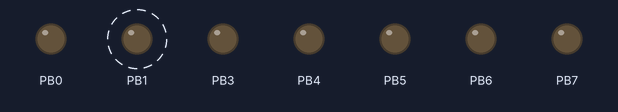
A program run on a simulated ATmega328P, built with avr-gcc and emulated at 16 MHz. Parts: output pins drawn as LEDs (lit = HIGH). Dashed ring = blinking. Pins used as bus, display or sensor lines are not drawn.

Above: at 0.03 s.
Timing chart, 0 to 3.0 s (numbered marks = the images above):
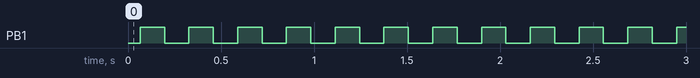

Measured:
- by itself, PB1: alternates HIGH for 0.13 s and LOW for 0.13 s

The program:

FastPWM_Test.c
```c
/*
 * FastPWM_Test.c
 *
 * Created: 2015/04/21 12:52:41
 *  Author: gizmo
 */

#include <avr/io.h>
#include <avr/interrupt.h>
#include <stdint.h>

#define F_CPU	16000000UL
#include <util/delay.h>

/*
void timer1_init_FastPWM(uint16_t cycle, uint16_t duty)
{
	// Output Compare Register
	OCR1A = cycle;
	OCR1B = duty;

	// Initialize Counter
	TCNT1 = 0;

	// Fast PWM Mode, TOP = OCR1A
	TCCR1B |= (1 << WGM13) | (1 << WGM12);
	TCCR1A |= (1 << WGM11) | (1 << WGM10);


	// Compare Output OC1A, OC1B
	TCCR1A |= (0 << COM1A1) | (1 << COM1A0);
	TCCR1A |= (1 << COM1B1) | (0 << COM1B0);


	// Timer1 Start, Set No Prescaling
	TCCR1B |= (1 << CS10);
}
*/

void timer1_init_Freq_Phase_Correct_PWM(uint16_t cycle, uint16_t duty, uint16_t prescaler)
{
	// Output Compare Register
	OCR1A = cycle;
	OCR1B = duty;

	// Initialize Counter
	TCNT1 = 0;

	// Phase and Frequency Correct PWM Mode, TOP = OCR1A
	TCCR1B |= (1 << WGM13) | (0 << WGM12);
	TCCR1A |= (0 << WGM11) | (1 << WGM10);


	// Compare Output OC1A, OC1B
	TCCR1A |= (0 << COM1A1) | (1 << COM1A0);
	TCCR1A |= (1 << COM1B1) | (0 << COM1B0);

	switch (prescaler) {
	case 0:
		// stop timer
		break;
	case 1:
		TCCR1B |= (1 << CS10);
		break;
	case 8:
		TCCR1B |= (1 << CS11);
		break;
	case 64:
		TCCR1B |= (1 << CS11) | (1 << CS10);
		break;
	case 256:
		TCCR1B |= (1 << CS12);
		break;
	case 1024:
		TCCR1B |= (1 << CS12) | (1 << CS10);
		break;
	// defult: stop timer
	}
}

int main(void)
{
	DDRB  = 0xFF;  // PB1(OC1A)  o Í

	timer1_init_Freq_Phase_Correct_PWM(1024, 1, 1024);
	//timer1_init_FastPWM(3, 0);
	sei();

    while(1)
    {
        //PORTB ^= 0x06;
        //_delay_ms(50);
    }
}
```
